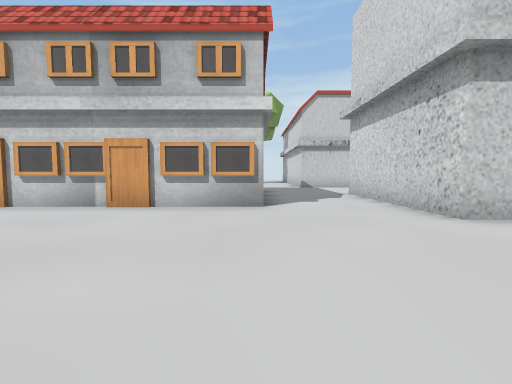
View 1 (above)

19 first-person views from a walk through a Unity game level. The camera is 1.4 m above the floor, tilts 4° down and sees 85° across. The floor is counted in squares, 2 m on a side. Each view is taken from the middle of a square. On the plan, view 1 faces up. The plan holds only what a view shows up to about 9 squares ahead; the rest is blank. The place goes on beyond the plan. The player is left out. Some surface patterns are stand-ins.

View 2
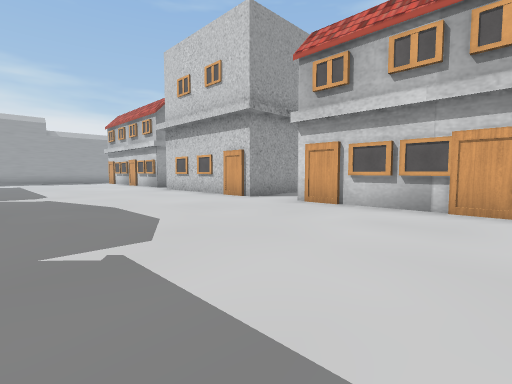

View 3
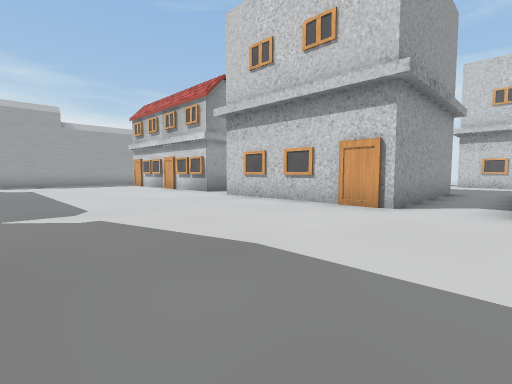

View 4
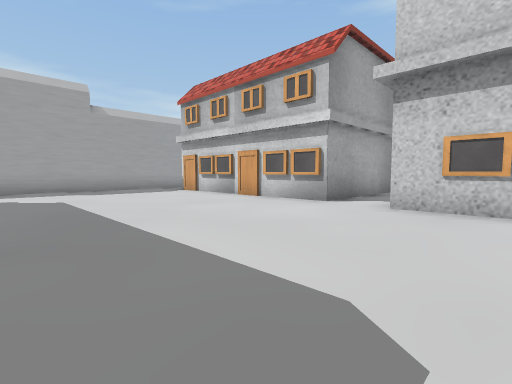

View 5
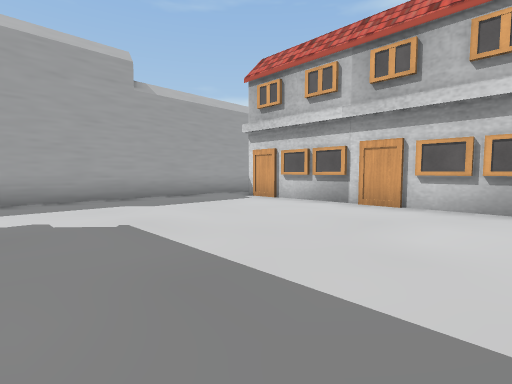

View 6
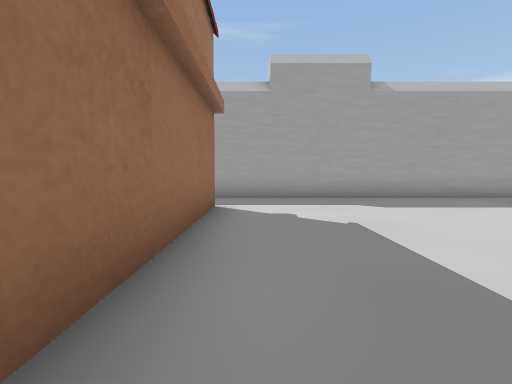

View 7
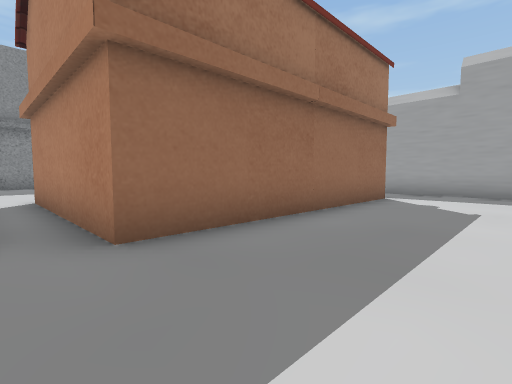

View 8
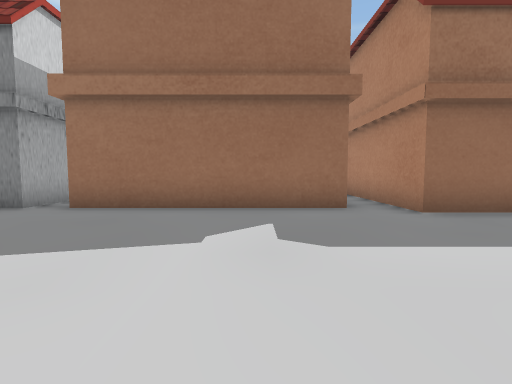

View 9
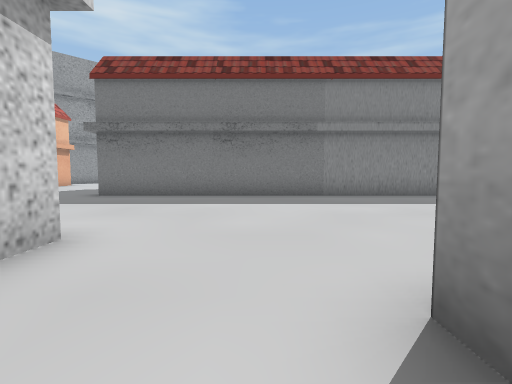

View 10
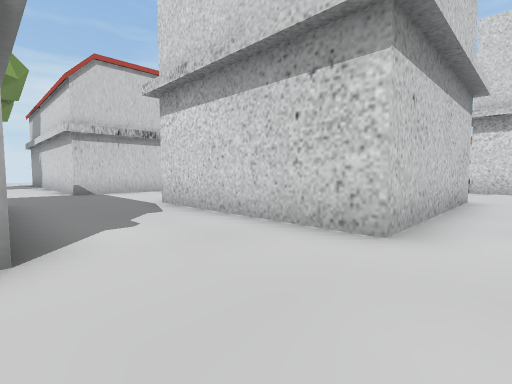

View 11
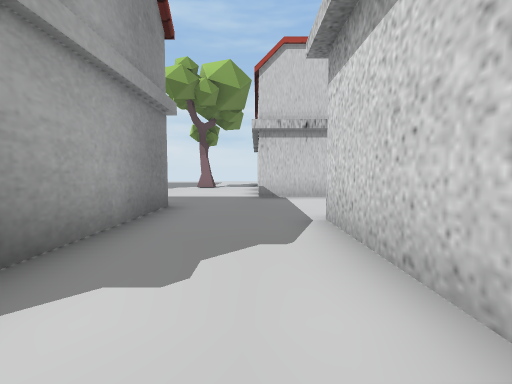

View 12
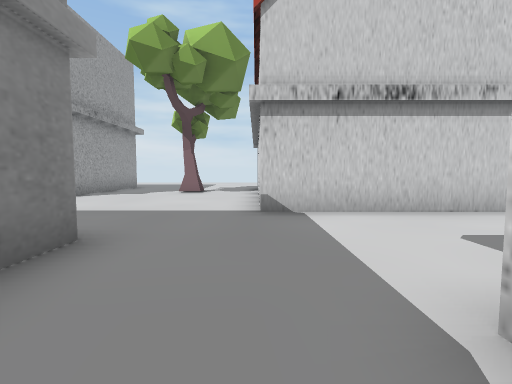

View 13
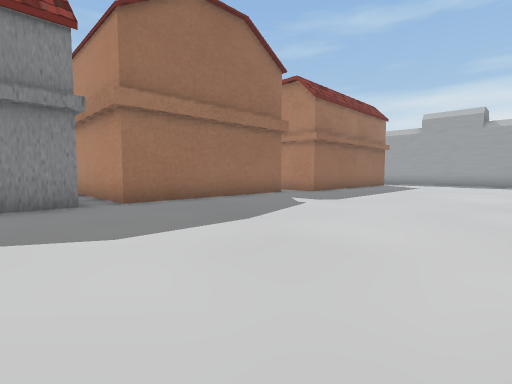

View 14
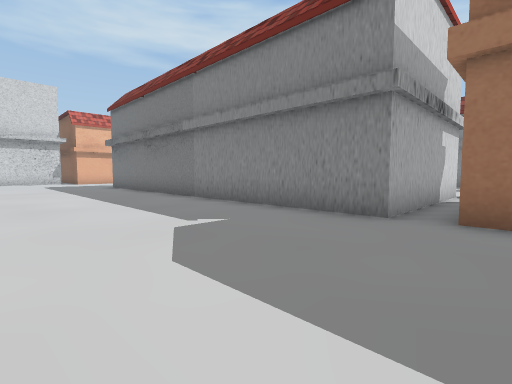

View 15
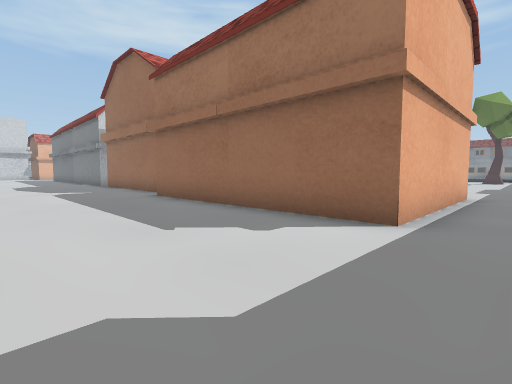

View 16
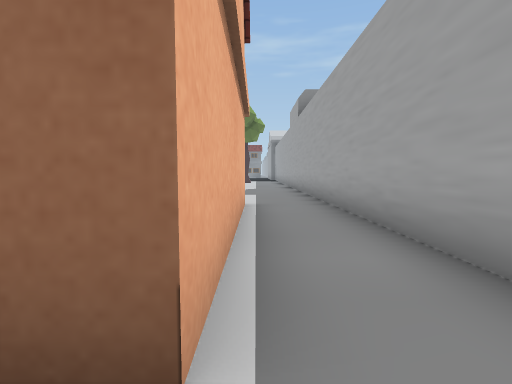

View 17
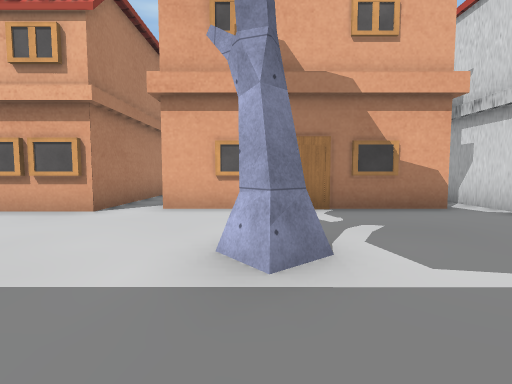

View 18
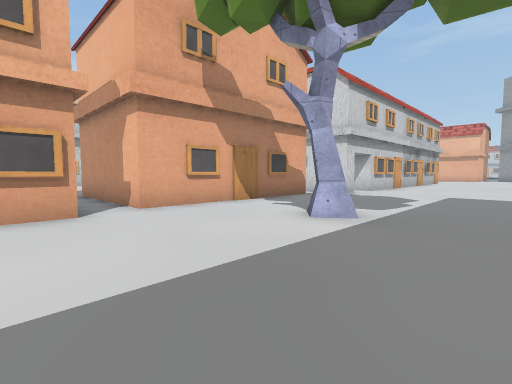

View 19
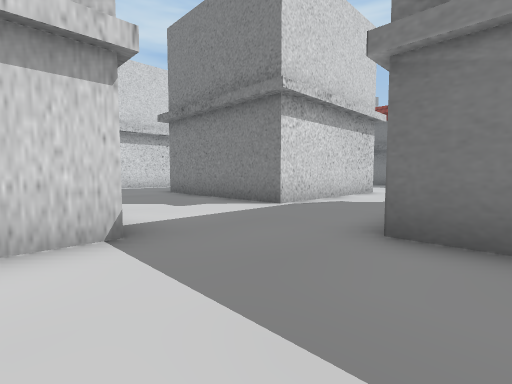

### Floor plan
Points are (right, up) in squares from view 1. A wall is a line through its corners. A room is listed if a view was taken in it or the views show most of it. See-through windows are left out.
Room 1 (views 1, 2, 3, 4, 5, 6, 7, 8, 9, 10, 11, 12, 13, 14, 15, 16)
walls: (-7.9, 5.7) (-13, 5.7); (-6.4, -5.4) (-6.4, -1.5) (5.8, -1.5); (-14.6, 6) (-21.4, 6); (-12.8, -5.6) (-12.8, -1.5) (-7.3, -1.5) (-7.3, -5.6); (0.2, 10.9) (0.2, 5.7) (-6.2, 5.7); (6.5, 4.1) (3.1, 4.1) (3.1, 9.2) (6.5, 9.2); (-20.8, -6.1) (-20.8, -0.8) (-13.9, -0.8) (-13.9, -6); (-22.7, 5.6) (-22.7, -6.5); (6.5, 12.9) (2.1, 12.9)
ways out: opening at (-21.5, -6) to room 2; opening at (-13, -5) to room 2; opening at (-7, -5) to room 2; opening at (-22, 5) to room 3; opening at (-14, 5) to room 3; opening at (-7, 5) to room 3; opening at (1, 12) to room 3
Room 2 (views 17, 18)
walls: (-10.5, -8.6) (-10.9, -9) (-11.2, -8.6) (-10.8, -8.2); (-6.4, -6.6) (-6.4, -5.4); (-7.3, -5.6) (-12.8, -5.6); (-13.9, -6) (-15.6, -6); (-22.7, -6.5) (-22.7, -9)
ways out: opening at (-21.5, -6) to room 1; opening at (-13, -5) to room 1; opening at (-7, -5) to room 1
Room 3 (view 19)
walls: (-3.5, 17.1) (-3.5, 16.5); (-7.9, 10.7) (-7.9, 5.7); (-14.6, 9.2) (-14.6, 6); (-1, 10.9) (0.2, 10.9); (2.1, 12.9) (2.1, 15.1); (-22.7, 7.1) (-22.7, 5.6)
ways out: opening at (-22, 5) to room 1; opening at (-14, 5) to room 1; opening at (-7, 5) to room 1; opening at (1, 12) to room 1

Where each view was taken, in squares from view 1:
view 1: 0 up, 0 right, facing up
view 2: 0 up, 2 left, facing up-left
view 3: 0 up, 6 left, facing up-left
view 4: 0 up, 11 left, facing up-left
view 5: 0 up, 15 left, facing up-left
view 6: 0 up, 15 left, facing left
view 7: 2 up, 13 left, facing down-left
view 8: 4 up, 11 left, facing down
view 9: 7 up, 1 right, facing down
view 10: 3 up, 0 right, facing up-right
view 11: 5 up, 2 right, facing up
view 12: 8 up, 2 right, facing up
view 13: 5 up, 5 left, facing down-left
view 14: 3 up, 8 left, facing down-right
view 15: 3 up, 22 left, facing down-right
view 16: 0 up, 21 left, facing down
view 17: 11 down, 11 left, facing up
view 18: 11 down, 15 left, facing up-right
view 19: 14 up, 1 left, facing down-right
